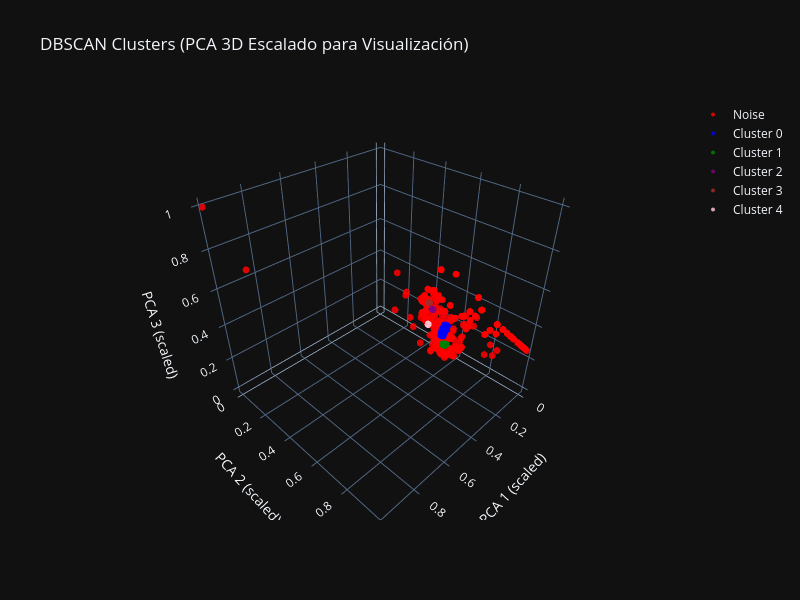

Here is the notebook cell this chart was saved with:
### Markdown cell above
## 4.6 PCA 3D Visualization of Level 1 Clusters

To visually inspect the separation of Level 1 DBSCAN clusters, we project the scaled
data into 3 PCA components.
Before plotting, the components are normalized with `MinMaxScaler` to improve visual
balance in the 3D space.

Each point represents a session, and the color corresponds to its DBSCAN cluster
(`-1` = noise). This plot helps verify whether dense bot clusters appear compact and
whether noise or sparse behaviors are more scattered.

### Code cell
# ==========================
# 1.1) SCALING PCA FOR VISUALIZATION ONLY
# ==========================
scaler_vis = MinMaxScaler()
X_pca_vis = scaler_vis.fit_transform(X_pca)

# ==========================
# 2) Prepare clusters
# ==========================
clusters = df_reduced['cluster'].values
unique_clusters = np.unique(clusters)

# ==========================
# 3) Create interactive figure
# ==========================
fig = go.Figure()
colors = ['red', 'blue', 'green', 'purple', 'brown',
          'pink', 'gray', 'cyan', 'magenta']

for i, cluster in enumerate(unique_clusters):
    cluster_mask = clusters == cluster
    label = f"Cluster {cluster}" if cluster != -1 else "Noise"

    fig.add_trace(go.Scatter3d(
        x=X_pca_vis[cluster_mask, 0],
        y=X_pca_vis[cluster_mask, 1],
        z=X_pca_vis[cluster_mask, 2],
        mode='markers',
        marker=dict(
            size=4,
            color=colors[i % len(colors)],
            opacity=0.85
        ),
        name=label
    ))

# ==========================
# 4) Layout
# ==========================
fig.update_layout(
    title="DBSCAN Clusters (PCA 3D Escalado para Visualización)",
    scene=dict(
        xaxis_title='PCA 1 (scaled)',
        yaxis_title='PCA 2 (scaled)',
        zaxis_title='PCA 3 (scaled)'
    ),
    width=800,
    height=600
)

# ==========================
# 5) Show figure
# ==========================
fig.show()

### Figure 1 — Plotly figure (JSON) as saved in the notebook; plotly's stock layout.template omitted (floating-point values rounded to 4 significant figures; data arrays with more than 128 entries replaced by an {"elided": "..."} marker saying what was removed)
{"data": [{"marker": {"color": "red", "opacity": 0.85, "size": 4}, "mode": "markers", "name": "Noise", "x": {"elided": "3452 float values"}, "y": {"elided": "3452 float values"}, "z": {"elided": "3452 float values"}, "type": "scatter3d"}, {"marker": {"color": "blue", "opacity": 0.85, "size": 4}, "mode": "markers", "name": "Cluster 0", "x": {"elided": "10322 float values"}, "y": {"elided": "10322 float values"}, "z": {"elided": "10322 float values"}, "type": "scatter3d"}, {"marker": {"color": "green", "opacity": 0.85, "size": 4}, "mode": "markers", "name": "Cluster 1", "x": {"elided": "5126 float values"}, "y": {"elided": "5126 float values"}, "z": {"elided": "5126 float values"}, "type": "scatter3d"}, {"marker": {"color": "purple", "opacity": 0.85, "size": 4}, "mode": "markers", "name": "Cluster 2", "x": {"elided": "716 float values"}, "y": {"elided": "716 float values"}, "z": {"elided": "716 float values"}, "type": "scatter3d"}, {"marker": {"color": "brown", "opacity": 0.85, "size": 4}, "mode": "markers", "name": "Cluster 3", "x": {"elided": "384 float values"}, "y": {"elided": "384 float values"}, "z": {"elided": "384 float values"}, "type": "scatter3d"}, {"marker": {"color": "pink", "opacity": 0.85, "size": 4}, "mode": "markers", "name": "Cluster 4", "x": {"elided": "386 float values"}, "y": {"elided": "386 float values"}, "z": {"elided": "386 float values"}, "type": "scatter3d"}], "layout": {"title": {"text": "DBSCAN Clusters (PCA 3D Escalado para Visualización)"}, "scene": {"xaxis": {"title": {"text": "PCA 1 (scaled)"}}, "yaxis": {"title": {"text": "PCA 2 (scaled)"}}, "zaxis": {"title": {"text": "PCA 3 (scaled)"}}}, "width": 800, "height": 600}}
